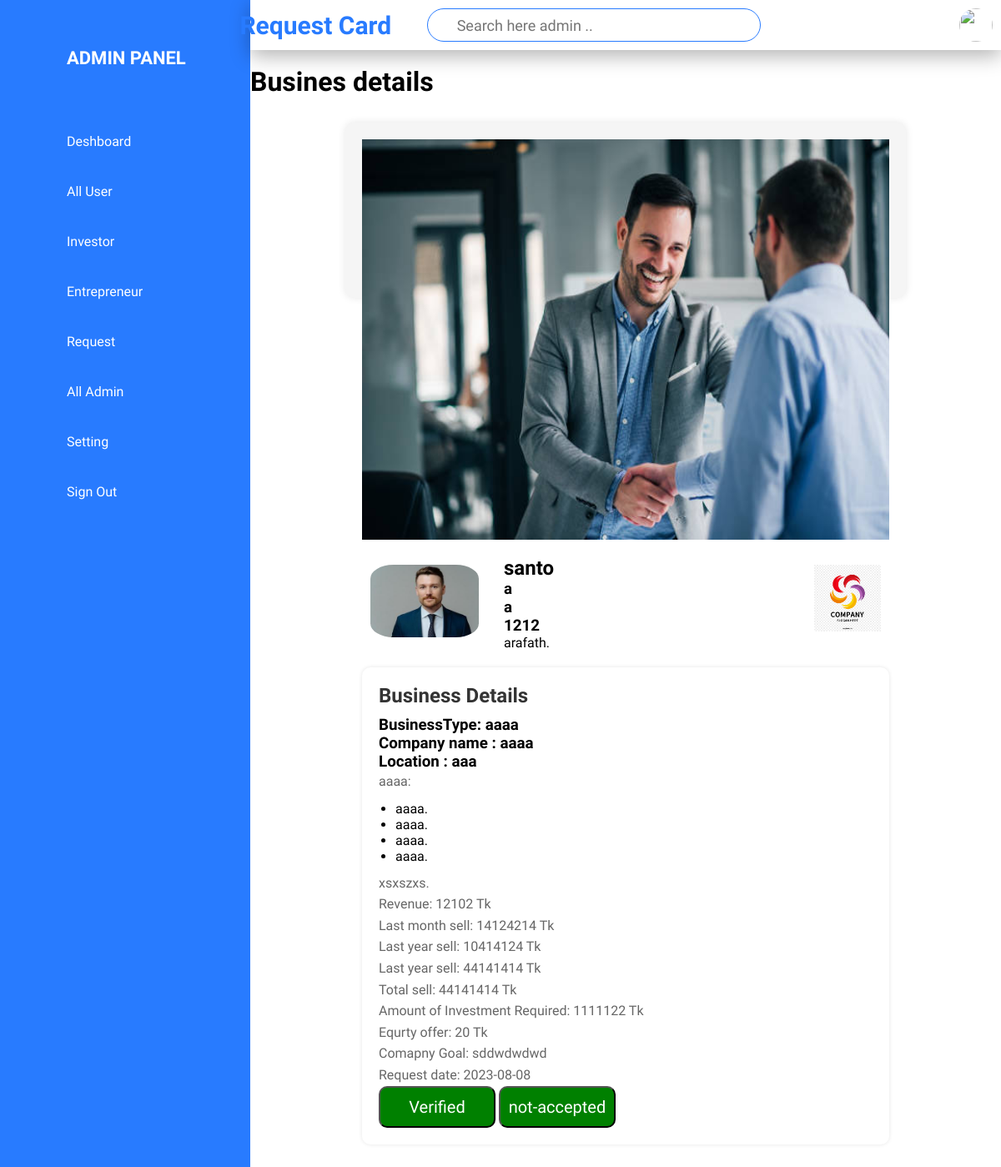
The app's page /Admin/admin-2-request.php?idd=1 (signed in), older data.
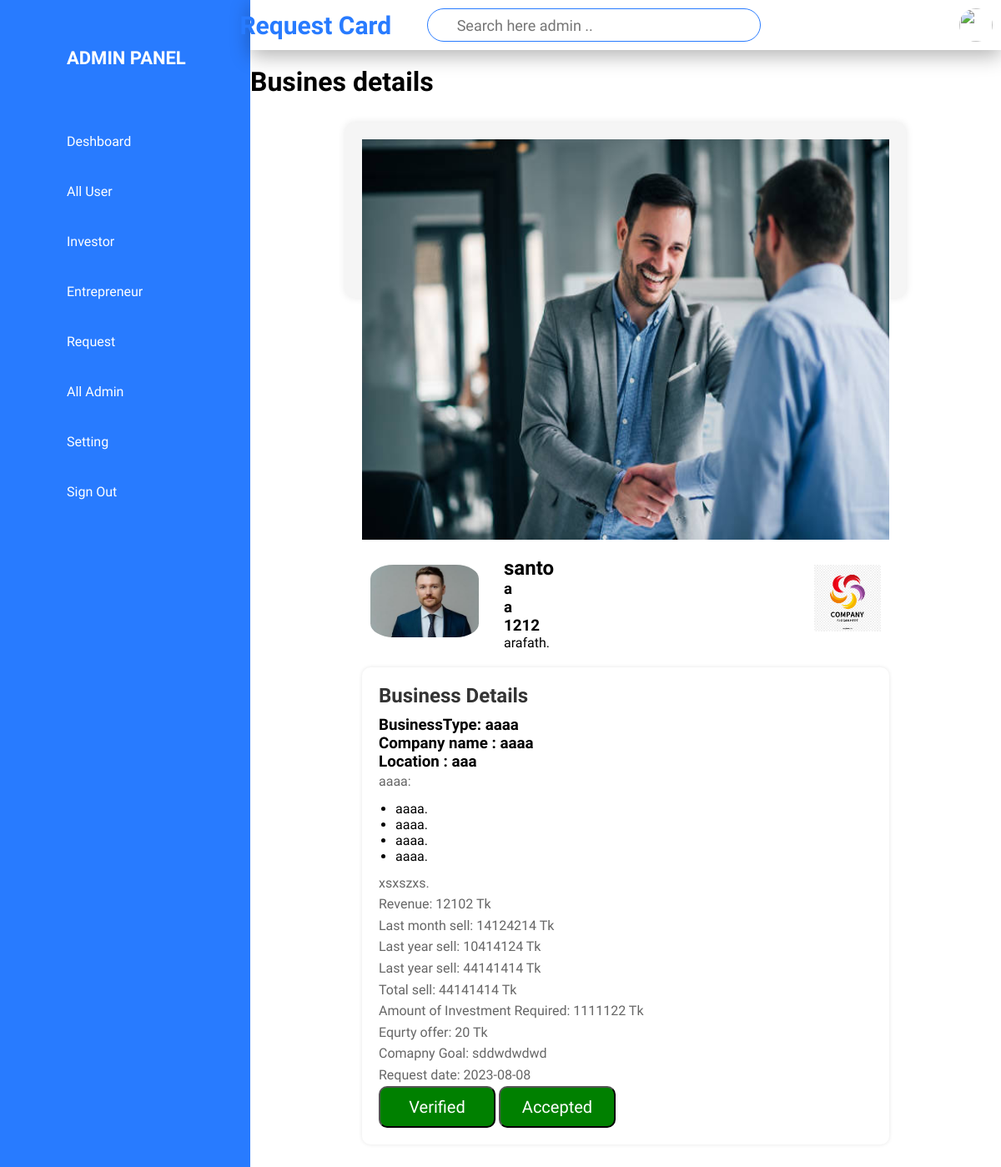
The same page, newer data.
### tables this page shows
CREATE TABLE `card_information_all` (
  `id` int(11) NOT NULL,
  `username` varchar(255) NOT NULL,
  `entro-photo` varchar(255) NOT NULL,
  `card-photo` varchar(255) NOT NULL DEFAULT 'defaultPhoto.jgp',
  `cover-photo` varchar(255) NOT NULL,
  `company-logo` varchar(255) NOT NULL,
  `name` varchar(255) NOT NULL,
  `entrepreneur-post` varchar(255) NOT NULL,
  `education` varchar(255) NOT NULL,
  `email` varchar(255) NOT NULL,
  `phone` int(20) NOT NULL,
  `business-type` varchar(255) NOT NULL,
  `company-name` varchar(255) NOT NULL,
  `location` varchar(255) NOT NULL,
  `product-description` varchar(255) NOT NULL,
  `product-usecase-1` varchar(255) NOT NULL,
  `product-usecase-2` varchar(255) NOT NULL,
  `product-usecase-3` varchar(255) NOT NULL,
  `product-usecase-4` varchar(255) NOT NULL,
  `revenue` int(100) NOT NULL,
  `last-month-sell` int(100) NOT NULL,
  `last-year-sell` int(100) NOT NULL,
  `total-sell` int(100) NOT NULL,
  `investment-amount` int(100) NOT NULL,
  `equity-offer` int(100) NOT NULL,
  `investment-purpose` varchar(255) NOT NULL,
  `goal` varchar(255) NOT NULL,
  `status-of-post` varchar(100) NOT NULL,
  `status-of-request` varchar(100) NOT NULL,
  `accepted_investor_id` int(255) NOT NULL DEFAULT -1,
  `date-of-post` date NOT NULL,
  `like-count` int(255) NOT NULL DEFAULT 0,
  `dislike-count` int(255) NOT NULL DEFAULT 0
);

### Admin/admin-2-request.php (the view, shortened to what this page needs)
<?php $title="Request Card";?>
<?php require "includes/admin-sidebar.php";?>
<?php require "includes/top-bar.php";?>
<br>
            <link rel="stylesheet" href="../Entrepreneur/all_css/business_details_Style.css">
<?php
$connnection = mysqli_connect('localhost','root','','project_investor_seeker_db');
$rcv=$_REQUEST['idd'];
$result = mysqli_query($connnection, "SELECT * FROM `card_information_all` WHERE id='$rcv'");
$cardHtml = '';
while($row = mysqli_fetch_assoc($result)){
       $cardHtml .=
       '<h1>Busines details</h1>
       <div class="container-main">
                       <div class="fullpage">
                               <div class="investment-page">
                                    <div class="ideaimg">
                                           <img src="../Entrepreneur/all_pictures/card-photo/' . $row['card-photo'] . '">
                                   </div>
                              <div class="entrepreneur-section">
                                 <div class="entrepreneur-photo">
                                      <img src="../Home/entroProfile/'. $row['entro-photo'].'" alt="Entrepreneur Photo">
                                 </div>
                                      <div class="entrepreneur-bio">
                                           <h2>' . $row['name'] . '</h2>
                                            <h3>' . $row['education'] . '</h3>
                                             <h3>' . $row['email'] . '</h3>
                                             <h3>' . $row['phone'] . '</h3>
                 <p>' . $row['entrepreneur-post'] . '.</p>
           </div>
        <div class="company-logo">
            <img src="logo.jpg" alt="Company Logo">
          </div>
      </div>
                                 <div class="business-details">
                                 <h2>Business Details</h2>
                                         <h3>BusinessType: ' . $row['business-type'] . '</h3>
                                         <h3>Company name : ' . $row['company-name'] . '</h3>
                                          <h3>Location : ' . $row['location'] . '</h3>
                 <p>' . $row['product-description'] . ':</p>
        <ul>
          <li>' . $row['product-usecase-1'] . '.</li>
          <li>' . $row['product-usecase-2'] . '.</li>
          <li>' . $row['product-usecase-3'] . '.</li>
          <li>' . $row['product-usecase-4'] . '.</li>
        </ul>
        <p>' . $row['investment-purpose'] . '.</p>
        <p>Revenue: ' . $row['revenue'] . ' Tk</p>
        <p>Last month sell: ' . $row['last-month-sell'] . ' Tk</p>
        <p>Last year sell: ' . $row['last-year-sell'] . ' Tk</p>
        <p>Last year sell: ' . $row['total-sell'] . ' Tk</p>
        <p>Total sell: ' . $row['total-sell'] . ' Tk</p>
        <p>Amount of Investment Required: ' . $row['investment-amount'] . ' Tk</p>
        <p>Equrty offer: ' . $row['equity-offer'] . ' Tk</p>
        <p>Comapny Goal: ' . $row['goal'] . '</p>
        <p>Request date: ' . $row['date-of-post'] . '</p>
        <form method="post">
        <input type="submit" class="invest-button" name="submit" value='. $row['status-of-post'] .'>
        <input type="submit" class="Not-inteerested invest-button" name="accept" value=' . $row['status-of-request'] . '>
      </form></div>
    </div>
<br><br>';
                }
?>
    <?php echo $cardHtml; ?>

### Admin/includes/admin-sidebar.php (shortened to what this page needs)
<!DOCTYPE html>
<html>
    <head>
        <link rel="stylesheet" href="adminstyle.css">
    </head>
    <body>
        <div class="container">
            <div class="navbar">
                <ul>
                    <li>
                        <a href="#">
                        <span class="icon"><ion-icon name="logo-angular"></ion-icon></span>
                        <span class="tittle" style="font-size:22px;"><b>ADMIN PANEL</b></span>
                        </a>
                    </li>
                    <li>
                        <a href="admin.php">
                        <span class="icon"><ion-icon name="home-outline"></ion-icon></span>
                        <span class="tittle" value="deshboard" name="deshboard">Deshboard</span>
                        </a>
                    </li>
                    <li>
                        <a href="admin-all-user.php">
                        <span class="icon"><ion-icon name="people-outline"></ion-icon></span>
                        <span class="tittle">All User</span>
                        </a>
                    </li>
                    <li>
                        <a href="admin-investor.php">
                        <span class="icon"><ion-icon name="logo-usd"></ion-icon></span>
                        <span class="tittle">Investor</span>
                        </a>
                    </li>
                    <li>
                        <a href="admin-entrepreneur.php">
                        <span class="icon"><ion-icon name="bulb-outline"></ion-icon></span>
                        <span class="tittle">Entrepreneur</span>
                        </a>
                    </li>
                    <li>
                        <a href="admin-request-entro.php">
                        <span class="icon"><ion-icon name="open-outline"></ion-icon></span>
                        <span class="tittle">Request</span>
                        </a>
                    </li>
                    <li>
                        <a href="admin-show.php">
                        <span class="icon"><ion-icon name="people-outline"></ion-icon></span>
                        <span class="tittle">All Admin</span>
                        </a>
                    </li>
                    <li>
                        <a href="#">
                        <span class="icon"><ion-icon name="settings-outline"></ion-icon></span>
                        <span class="tittle">Setting</span>
                        </a>
                    </li>
                    <li>
                        <a href="admin-signout.php">
                        <span class="icon"><ion-icon name="log-out-outline"></ion-icon></span>
                        <span class="tittle">Sign Out</span>
                        </a>
                    </li>
                </ul>
            </div>

### Admin/includes/top-bar.php (shortened to what this page needs)
     <div class="main">
          <div class="topbar">
            <div class="toggle">
            </div>
            <div class="tittleee">
             <h2><?php echo $title; ?><h2>
            </div>
             <form name="test" action="admin-show.php" method="get">
                 <div class="search" >
                    <label>
                    <input type="text" placeholder="Search here admin .." name="searchitem">
                </label>
            </div>
               </form>
<?php
       $profile_pic=$_SESSION['photo_show_admin'];
?>
                <div class="user">
                    <img width="50px"; src="admin-photo/<?php echo $profile_pic;?>">
                </div>
         </div>

### Admin/adminstyle.css (style rules this page uses)
* { margin: 0; padding: 0; box-sizing: border-box; font-family: 'Ubuntu',sans-serif; }
:root { --blue:#287bff; --white:#fff; --grey:#f5f5f5; --black1:#222; --black2:#999; }
body { min-height: 100vh; overflow-x: hidden; }
.container { position: relative; width: 100%; }
.navbar { position: fixed; width: 300px; height: 100%; background: var(--blue); border-left:10px solid var(--blue) ; transition: 0.5s; overflow: hidden; }
.navbar ul { position: absolute; top:0; left:0; width: 100%; }
.navbar ul li { position: relative; width:100%; list-style: none; border-top-left-radius: 30px; border-bottom-left-radius: 30px; }
.navbar ul li:nth-child(1) { margin: 40px; pointer-events: none; margin-left: 0; }
.navbar ul li a { position: relative; display: block; width: 100%; display: flex; text-decoration: none; color:var(--white); }
.navbar ul li a .icon { position: relative; display: block; min-width: 60px; height: 60px; line-height: 80px; text-align: center; }
.navbar ul li a .tittle { position: relative; display:block; padding: 0 10px; height: 60px; line-height: 60px; text-align: center; white-space: nowrap; }
.tittleee h2 { font-size: 30px; color:var(--blue); text-align:center; margin-left: -440px; overflow: hidden; }
.main { position: absolute; width: calc(100% - 300px); left: 300px; min-height: 100vh; background: var(--white); transition: 0.5s; }
.topbar { width: 100%; height: 60px; display: flex; justify-content: space-between; align-items: center; padding: 0 10px; box-shadow: 0 7px 25px rgba(0,0,0,0.3); }
.toggle { position: relative; width: 60px; height: 60px; display: flex; justify-content: center; align-items: center; font-size: 2.5em; cursor: pointer; }
.search { position: relative; width: 400px; margin: 0 10px 0 -315px; overflow: hidden; }
.search label { position: relative; width: 100%; }
.search label input { width: 100%; height: 40px; border-radius: 40px; padding: 5px 20px; padding-left: 35px; font-size: 18px; border: 1px solid var(--blue); }
.user { position: relative; width: 40px; height: 40px; border-radius: 50%; overflow: hidden; cursor: pointer; }
.user img { position: absolute; top: 0; left: 0; width: 100%; height: 100%; object-fit: cover; }

### Entrepreneur/all_css/business_details_Style.css (style rules this page uses)
body { font-family: Arial, sans-serif; margin: 0; padding: 0; }
.container-main { display: flex; flex-direction: column; justify-content: space-between; background-color: blue; }
.fullpage { width: 100%; height: 300vh; background-color: white; padding: 30px; position: relative; }
.ideaimg { height: 60vh; width: 100%; }
.ideaimg img { width: 100%; height: 100%; position: static; }
.investment-page { height: 210; max-width: 80%; margin: 0 auto; padding: 20px; background-color: #f5f5f5; border-radius: 10px; box-shadow: 0px 0px 10px rgba(0, 0, 0, 0.1); }
.company-logo img { max-width: 100px; padding: 10px; }
.entrepreneur-section { display: flex; margin-top: 20px; }
.entrepreneur-photo img { max-width: 150px; border-radius: 25%; margin-right: 20px; padding: 10px; }
.entrepreneur-bio { flex: 1; }
.business-details { margin-top: 20px; padding: 20px; background-color: #ffffff; border-radius: 10px; box-shadow: 0px 0px 5px rgba(0, 0, 0, 0.1); }
.business-details h2 { color: #333333; font-size: 24px; margin-bottom: 10px; }
.business-details p { color: #666666; line-height: 1.6; }
.business-details ul { margin: 10px 0; padding-left: 20px; list-style-type: disc; }

### Admin/admin-2-request.php (style rules this page uses)
.invest-button { width:140px; height:50px; color:white; background-color:green; font-size:20px; border-radius:10px }

Row changes from the older to the newer data that the page shows:
changed card_information_all "santo": accept "not-accepted" → "Accepted"
